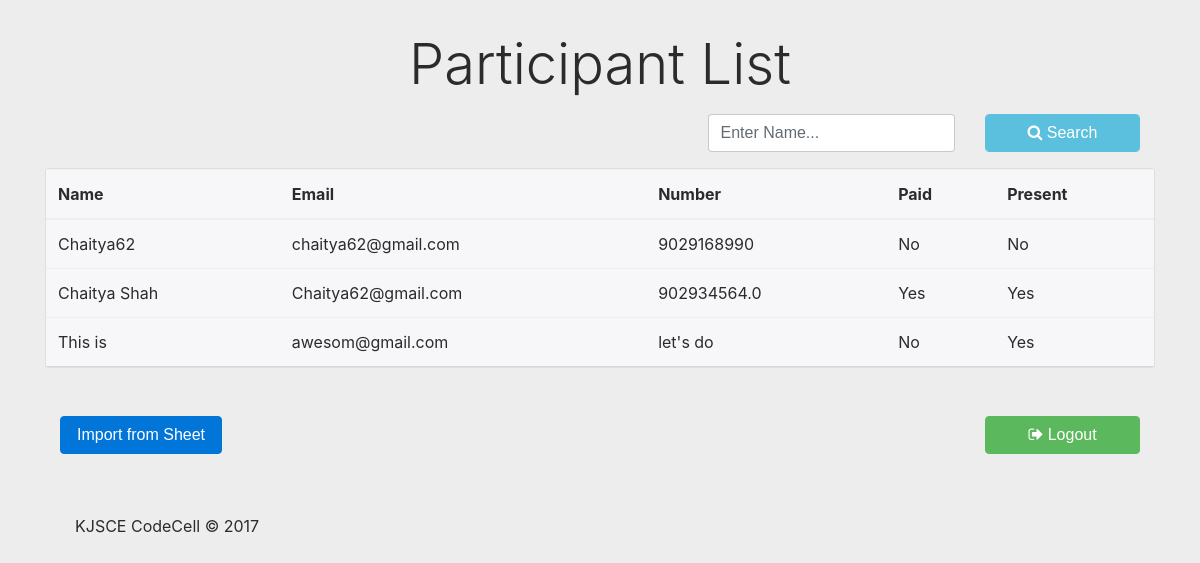
The app's page /register/view/ (signed in), older data.
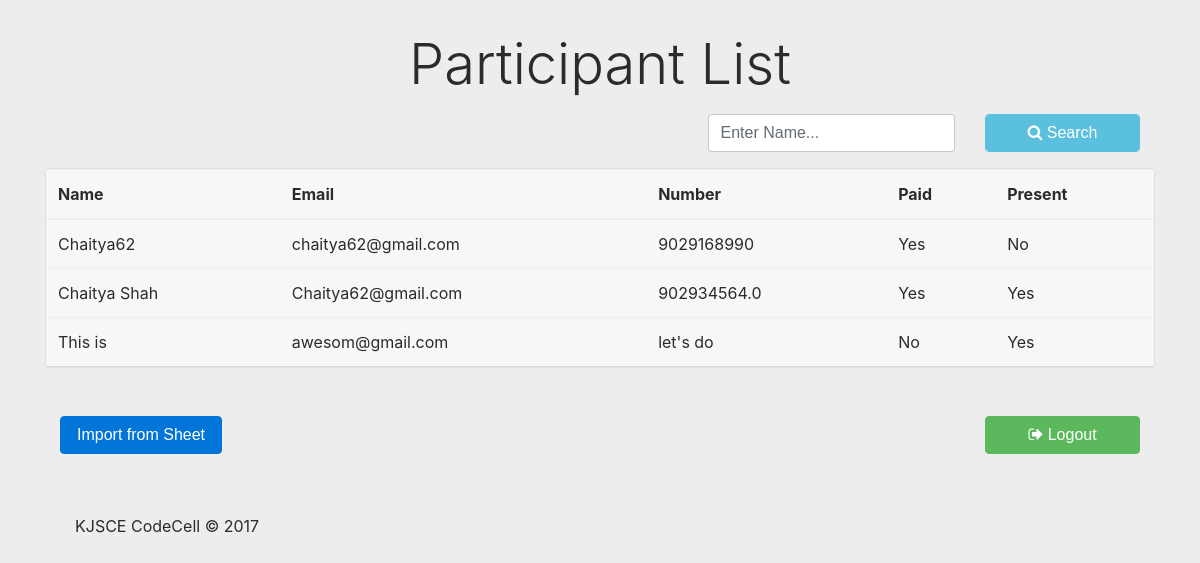
The same page, newer data.
### contestReg/models.py (models this page shows, shortened)
class Participant(models.Model):
	name    = models.CharField(max_length = 250)
	email   = models.EmailField(max_length = 250)
	number  = models.CharField(max_length = 15)
	college = models.CharField(max_length = 250)
	paid    = models.BooleanField(default = False)
	present = models.BooleanField(default = False)

### contestReg/views.py (the view)
# urls.py: url(r'view/$',views.view, name='view'),
def view(request):
	data,q = search(request)
	return render(request,'contestReg/mainView.html',
		{"title": "View", "view": True,"data": data,'q':q})

### contestReg/utils.py (called while the page is built)
def search(request):
	q = request.GET.get('q','')
	q = q.strip()
	if q is not '':
		data = Participant.objects.filter(name__startswith = q);
	else:
		data = Participant.objects.all();
	return data,q

### login/middleWare/auth.py (called while the page is built)
	def __call__(self, request):
		path=request.path_info.lstrip('/')
		url_is_exempt=any(url.match(path) for url in EXEMPT_URLS)
		if url_is_exempt!=True:
			print('checking....')
			if request.session.get('logged',False) is not True:
				print('Redirecting .....')
				return HttpResponseRedirect('/login/')
		response = self.get_response(request)
		return response

### contestReg/templates/contestReg/mainView.html (shortened to what this page needs)
{% extends "contestReg/index.html" %}
{% block content %}
		<br/>
		<div class="container">
			<h1 class="display-4">Participant List</h1>
		</div>
	<div class="container-fluid">
		<form method="get" action="." class="form">
			<div class="row">
				<div class="col-md-7">
				</div>
				<div class="col-md-3 col-sm-12">
					<div class="form-group">
						<input type="text" name="q" value="{{q}}" class="form-control"  placeholder="Enter Name..." />
					</div>
				</div>
				<div class="col-md-2 col-sm-12">
					<div class="form-group">
						<button class=" form-control btn btn-info btn-block" type="submit" value="search"><span class="fa fa-search"></span> Search</button>
					</div>
				</div>
			</div>
		</form>
	</div>
	<div class="card">
		{% include 'contestReg/mainTable.html' %}
	</div>
	<br/><br />
	<div class="container">
	<div class="row">
		<div class="col-md-10">
			<form action="/register/upload">
			<button type="submit" class="btn btn-primary">
				Import from Sheet
			</button>
		</form>
		</div>
		<div class="col-md-2">
			{% include 'login/logout.html' %}
		</div>
	</div>
</div>
{% endblock %}

### contestReg/templates/contestReg/index.html (shortened to what this page needs)
{% load staticfiles %}
<!DOCTYPE html>
<html lang="en">
<head>
	<link rel="stylesheet" href="{% static 'css/bootstrap.min.css' %}">
	<link rel="stylesheet" href="{% static 'css/font-awesome.min.css' %}">
	<link rel="stylesheet" href="{% static 'css/style.css' %}">
</head>
<body>
	<div class="container">
	{% block content %}
	{% endblock %}
	</div>
	<footer class="footer">
		<div class="container">
			<p class="grey">
			KJSCE CodeCell&nbsp;&copy; 2017
		</p>
		</div>
	</footer>
</body>
</html>

### contestReg/templates/contestReg/mainTable.html (shortened to what this page needs)
<table class="table table-hover card-header">
		<thead class="">
			<tr class="">
				<th>Name</th>
				<th>Email</th>
				<th>Number</th>
				<th>Paid</th>
				<th>Present</th>
			</tr>
		</thead>
		<tbody>
			{% for entry in data %}
				<tr class="form">
					<td >{{entry.name}}</td>
					<td>{{entry.email}}</td>
					<td>{{entry.number}}</td>
					{% if view %}
					<td>{% if entry.paid %} Yes {% else %} No {% endif %}</td>
					<td>{% if entry.present %} Yes {% else %} No {% endif %}</td>
					{% endif %}
				</tr>
			{% endfor %}
		</tbody>
	</table>

### login/templates/login/logout.html
<form action="/logout" method="GET">
	<button type="submit" class="btn btn-success btn-block" value = "Logout" >
		<span class="fa fa-sign-out "></span>  Logout
	</button>
</form>

### contestReg/static/css/style.css (style rules this page uses)
body { background-color: rgba(221,221,221,0.5); }
h1 { padding: 10px; text-align: center; }
.footer { padding: 5%; padding-bottom: 1%; }

Row changes from the older to the newer data that the page shows:
changed Participant "Chaitya62": paid "No" → "Yes"
